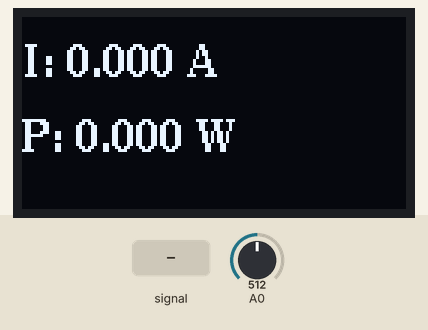
Simulated run of this sketch. Board: Arduino Uno, built with avr-gcc and run on an emulated ATmega328P. Shown: 128×64 one-colour display. The test bench sets the inputs (shaded band); at power-on: A0 = 512. What the sketch prints to the serial monitor is not drawn.

Above: at 3.3 s.
3.4 s: A0 fed a 200 Hz sine of ±255 counts around its level
At 4.11 s:
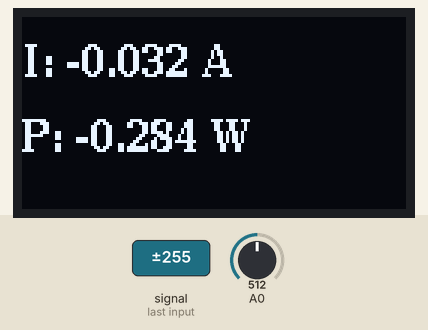
5.4 s: A0 set to 716
At 6.2 s:
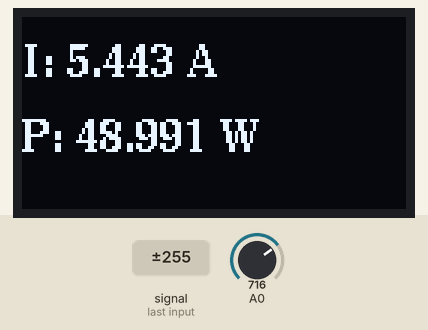
7.3 s: A0 set to 900
At 8.5 s:
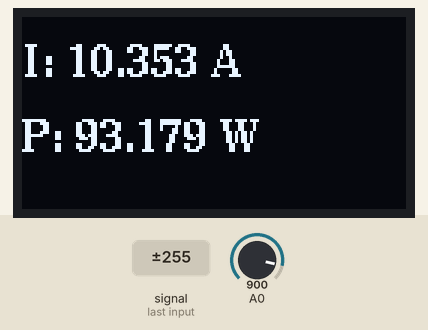
9.2 s: A0 fed a 200 Hz sine of ±81 counts around its level
At 9.51 s:
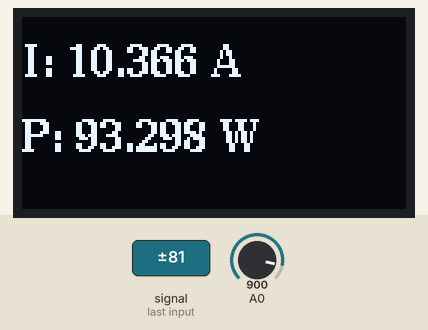
10.8 s: A0 set to 1023
At 12.2 s:
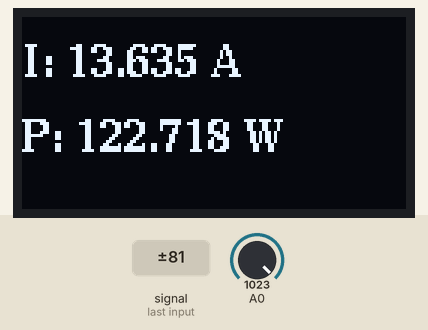
Timing chart, 0 to 13.7 s (numbered marks = the images above; inputs shaded):
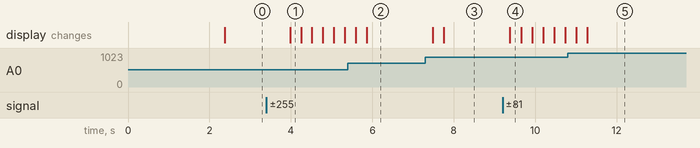

Measured:
- after the input at 3.4 s, the display: changes after 0.58 s (image 1)
- after the input at 7.3 s, the display: first changes after 0.18 s (image 3 shows a later state)
- after the input at 9.2 s, the display: changes after 0.18 s (image 4)

The sketch:

medidor_corriente.ino
```cpp
#include <U8g2lib.h>

// Configuración de pantalla
U8G2_SH1106_128X64_NONAME_F_HW_I2C u8g2(U8G2_R0, U8X8_PIN_NONE);

// --- CONSTANTES---
const float VCC_REAL = 5.05;
const float SENSIBILIDAD = 0.185; // 185mV/A para ACS712-5A
const float VOLTAJE_FUENTE = 9.0; // Fuente externa medida

float puntoCero = 0.0; // Variable para almacenar la calibración inicial
float corriente = 0.0;
float potencia = 0.0;

void setup() {
  Serial.begin(9600);
  u8g2.begin();


  u8g2.clearBuffer();
  u8g2.setFont(u8g2_font_ncenB08_tr);
  u8g2.setCursor(0, 20);
  u8g2.print("Calibrando...");
  u8g2.setCursor(0, 40);
  u8g2.print("Desconecte carga");
  u8g2.sendBuffer();

  long acumulador = 0;
  for(int i = 0; i < 100; i++) {
    acumulador += analogRead(A0);
    delay(10);
  }

  float promedioADC = acumulador / 100.0;
  puntoCero = promedioADC * (VCC_REAL / 1023.0);

  Serial.print("Calibración completada. Punto Cero (V): ");
  Serial.println(puntoCero, 4);
  delay(1000);
}

void loop() {
  corriente = leerCorriente(1000);

  if (abs(corriente) < 0.03) {
    corriente = 0.0;
  }

  potencia = VOLTAJE_FUENTE * corriente;

  // Debug Serial
  Serial.print("I: ");
  Serial.print(corriente, 3);
  Serial.print(" A | P: ");
  Serial.println(potencia, 3);


  oled(corriente, potencia);
}

float leerCorriente(int muestras) {
  float voltajeSensor;
  float corrienteSuma = 0.0;
  long sumaADC = 0;

  for (int i = 0; i < muestras; i++) {
    sumaADC += analogRead(A0);
    delayMicroseconds(100);
  }

  float promedioADC = sumaADC / (float)muestras;
  voltajeSensor = promedioADC * (VCC_REAL / 1023.0);
  return (voltajeSensor - puntoCero) / SENSIBILIDAD;
}

void oled(float I_val, float P_val) {
  u8g2.clearBuffer();

  u8g2.setFont(u8g2_font_ncenB10_tr);

  // Corrient
  u8g2.setCursor(0, 20);
  u8g2.print("I: ");
  u8g2.print(I_val, 3);
  u8g2.print(" A");

  // Potencia
  u8g2.setCursor(0, 45);
  u8g2.print("P: ");
  u8g2.print(P_val, 3);
  u8g2.print(" W");

  u8g2.sendBuffer();
}
```
